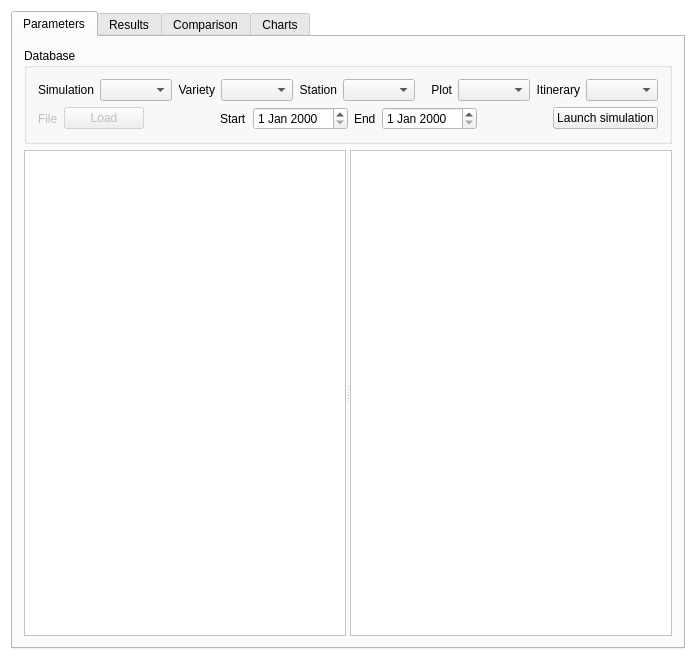
<?xml version="1.0" encoding="UTF-8"?>
<ui version="4.0">
 <class>MainWindow</class>
 <widget class="QMainWindow" name="MainWindow">
  <property name="geometry">
   <rect>
    <x>0</x>
    <y>0</y>
    <width>696</width>
    <height>660</height>
   </rect>
  </property>
  <property name="palette">
   <palette>
    <active>
     <colorrole role="Base">
      <brush brushstyle="SolidPattern">
       <color alpha="255">
        <red>255</red>
        <green>255</green>
        <blue>255</blue>
       </color>
      </brush>
     </colorrole>
     <colorrole role="Window">
      <brush brushstyle="SolidPattern">
       <color alpha="255">
        <red>255</red>
        <green>255</green>
        <blue>255</blue>
       </color>
      </brush>
     </colorrole>
    </active>
    <inactive>
     <colorrole role="Base">
      <brush brushstyle="SolidPattern">
       <color alpha="255">
        <red>255</red>
        <green>255</green>
        <blue>255</blue>
       </color>
      </brush>
     </colorrole>
     <colorrole role="Window">
      <brush brushstyle="SolidPattern">
       <color alpha="255">
        <red>255</red>
        <green>255</green>
        <blue>255</blue>
       </color>
      </brush>
     </colorrole>
    </inactive>
    <disabled>
     <colorrole role="Base">
      <brush brushstyle="SolidPattern">
       <color alpha="255">
        <red>255</red>
        <green>255</green>
        <blue>255</blue>
       </color>
      </brush>
     </colorrole>
     <colorrole role="Window">
      <brush brushstyle="SolidPattern">
       <color alpha="255">
        <red>255</red>
        <green>255</green>
        <blue>255</blue>
       </color>
      </brush>
     </colorrole>
    </disabled>
   </palette>
  </property>
  <property name="windowTitle">
   <string>MainWindow</string>
  </property>
  <widget class="QWidget" name="centralWidget">
   <layout class="QVBoxLayout" name="verticalLayout">
    <item>
     <widget class="QTabWidget" name="graphTab">
      <property name="currentIndex">
       <number>0</number>
      </property>
      <widget class="QWidget" name="parametersTab">
       <attribute name="title">
        <string>Parameters</string>
       </attribute>
       <layout class="QVBoxLayout" name="verticalLayout_4" stretch="1,8">
        <property name="sizeConstraint">
         <enum>QLayout::SetDefaultConstraint</enum>
        </property>
        <item>
         <widget class="QGroupBox" name="groupBox">
          <property name="title">
           <string>Database</string>
          </property>
          <layout class="QVBoxLayout" name="verticalLayout_5">
           <item>
            <layout class="QHBoxLayout" name="horizontalLayout_2">
             <item>
              <widget class="QLabel" name="label">
               <property name="text">
                <string>Simulation</string>
               </property>
               <property name="alignment">
                <set>Qt::AlignRight|Qt::AlignTrailing|Qt::AlignVCenter</set>
               </property>
              </widget>
             </item>
             <item>
              <widget class="QComboBox" name="simComboBox"/>
             </item>
             <item>
              <widget class="QLabel" name="label_2">
               <property name="text">
                <string>Variety</string>
               </property>
               <property name="alignment">
                <set>Qt::AlignRight|Qt::AlignTrailing|Qt::AlignVCenter</set>
               </property>
              </widget>
             </item>
             <item>
              <widget class="QComboBox" name="varComboBox"/>
             </item>
             <item>
              <widget class="QLabel" name="label_3">
               <property name="text">
                <string>Station</string>
               </property>
               <property name="alignment">
                <set>Qt::AlignRight|Qt::AlignTrailing|Qt::AlignVCenter</set>
               </property>
              </widget>
             </item>
             <item>
              <widget class="QComboBox" name="stationComboBox"/>
             </item>
             <item>
              <widget class="QLabel" name="label_4">
               <property name="text">
                <string>Plot</string>
               </property>
               <property name="alignment">
                <set>Qt::AlignRight|Qt::AlignTrailing|Qt::AlignVCenter</set>
               </property>
              </widget>
             </item>
             <item>
              <widget class="QComboBox" name="plotComboBox"/>
             </item>
             <item>
              <widget class="QLabel" name="label_5">
               <property name="text">
                <string>Itinerary</string>
               </property>
               <property name="alignment">
                <set>Qt::AlignRight|Qt::AlignTrailing|Qt::AlignVCenter</set>
               </property>
              </widget>
             </item>
             <item>
              <widget class="QComboBox" name="itinComboBox"/>
             </item>
            </layout>
           </item>
           <item>
            <layout class="QHBoxLayout" name="horizontalLayout">
             <item>
              <widget class="QLabel" name="label_6">
               <property name="enabled">
                <bool>false</bool>
               </property>
               <property name="text">
                <string>File</string>
               </property>
              </widget>
             </item>
             <item>
              <widget class="QPushButton" name="pushButton">
               <property name="enabled">
                <bool>false</bool>
               </property>
               <property name="text">
                <string>Load</string>
               </property>
              </widget>
             </item>
             <item>
              <spacer name="horizontalSpacer_2">
               <property name="orientation">
                <enum>Qt::Horizontal</enum>
               </property>
               <property name="sizeHint" stdset="0">
                <size>
                 <width>40</width>
                 <height>20</height>
                </size>
               </property>
              </spacer>
             </item>
             <item>
              <widget class="QLabel" name="label_7">
               <property name="text">
                <string>Start</string>
               </property>
              </widget>
             </item>
             <item>
              <widget class="QDateEdit" name="startDateEdit"/>
             </item>
             <item>
              <widget class="QLabel" name="label_8">
               <property name="text">
                <string>End</string>
               </property>
              </widget>
             </item>
             <item>
              <widget class="QDateEdit" name="endDateEdit"/>
             </item>
             <item>
              <spacer name="horizontalSpacer">
               <property name="orientation">
                <enum>Qt::Horizontal</enum>
               </property>
               <property name="sizeHint" stdset="0">
                <size>
                 <width>40</width>
                 <height>20</height>
                </size>
               </property>
              </spacer>
             </item>
             <item>
              <widget class="QPushButton" name="launchButton">
               <property name="text">
                <string>Launch simulation</string>
               </property>
              </widget>
             </item>
            </layout>
           </item>
          </layout>
         </widget>
        </item>
        <item>
         <widget class="QSplitter" name="splitter">
          <property name="orientation">
           <enum>Qt::Horizontal</enum>
          </property>
          <widget class="QTableView" name="parametersTableView"/>
          <widget class="QTableView" name="meteoTableView"/>
         </widget>
        </item>
       </layout>
      </widget>
      <widget class="QWidget" name="tab_2">
       <attribute name="title">
        <string>Results</string>
       </attribute>
       <layout class="QHBoxLayout" name="horizontalLayout_4">
        <item>
         <layout class="QVBoxLayout" name="verticalLayout_2">
          <item>
           <widget class="QLineEdit" name="headerFilter"/>
          </item>
          <item>
           <widget class="QTableView" name="resultsTableView"/>
          </item>
         </layout>
        </item>
       </layout>
      </widget>
      <widget class="QWidget" name="tab">
       <attribute name="title">
        <string>Comparison</string>
       </attribute>
       <layout class="QVBoxLayout" name="verticalLayout_3">
        <item>
         <layout class="QHBoxLayout" name="horizontalLayout_5">
          <item>
           <widget class="QPushButton" name="oldResButton">
            <property name="enabled">
             <bool>true</bool>
            </property>
            <property name="text">
             <string>Load obs</string>
            </property>
           </widget>
          </item>
          <item>
           <widget class="QPushButton" name="pushButton_2">
            <property name="text">
             <string>Reset columns</string>
            </property>
           </widget>
          </item>
          <item>
           <spacer name="horizontalSpacer_3">
            <property name="orientation">
             <enum>Qt::Horizontal</enum>
            </property>
            <property name="sizeHint" stdset="0">
             <size>
              <width>40</width>
              <height>20</height>
             </size>
            </property>
           </spacer>
          </item>
         </layout>
        </item>
        <item>
         <widget class="QTableView" name="comparisonTableView"/>
        </item>
       </layout>
      </widget>
      <widget class="QWidget" name="tab_3">
       <attribute name="title">
        <string>Charts</string>
       </attribute>
       <layout class="QHBoxLayout" name="horizontalLayout_6">
        <item>
         <layout class="QHBoxLayout" name="horizontalLayout_3" stretch="2,7">
          <item>
           <widget class="QScrollArea" name="scrollArea">
            <property name="widgetResizable">
             <bool>true</bool>
            </property>
            <widget class="QWidget" name="scrollAreaWidgetContents">
             <property name="geometry">
              <rect>
               <x>0</x>
               <y>0</y>
               <width>142</width>
               <height>594</height>
              </rect>
             </property>
             <layout class="QVBoxLayout" name="verticalLayout_6"/>
            </widget>
           </widget>
          </item>
          <item>
           <widget class="QScrollArea" name="scrollArea_2">
            <property name="widgetResizable">
             <bool>true</bool>
            </property>
            <widget class="QWidget" name="scrollAreaWidgetContents_2">
             <property name="geometry">
              <rect>
               <x>0</x>
               <y>0</y>
               <width>500</width>
               <height>594</height>
              </rect>
             </property>
            </widget>
           </widget>
          </item>
         </layout>
        </item>
       </layout>
      </widget>
     </widget>
    </item>
   </layout>
  </widget>
 </widget>
 <layoutdefault spacing="6" margin="11"/>
 <resources/>
 <connections/>
</ui>
